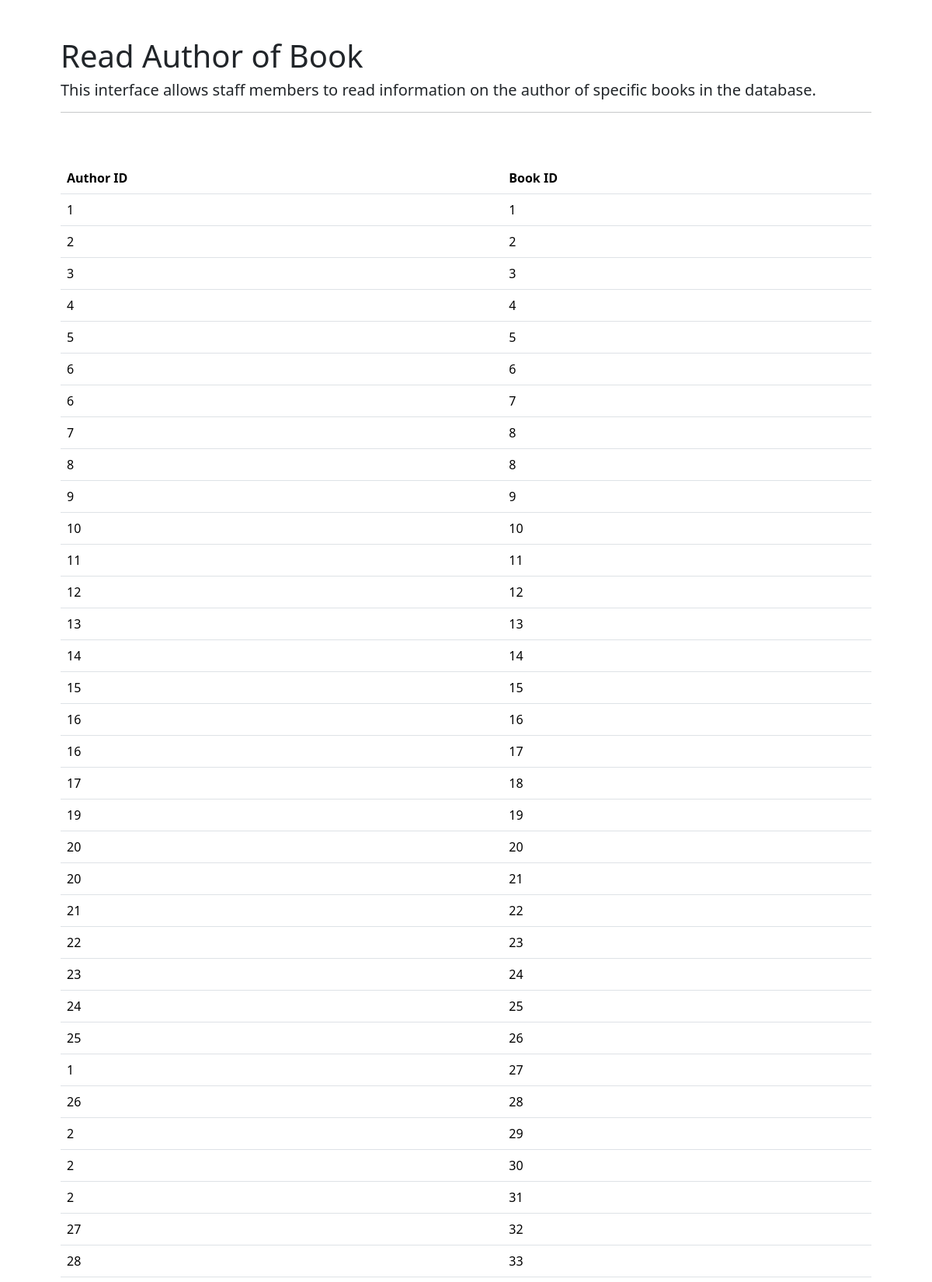
Page /final_project/read/reads_book_author.php (upper part) on the committed database.
### tables this page shows
CREATE TABLE book_author (
  fk_author_id INT NOT NULL,
  fk_book_id INT NOT NULL,
  PRIMARY KEY (fk_author_id, fk_book_id),
  FOREIGN KEY (fk_book_id)
      REFERENCES book(book_id),
  FOREIGN KEY (fk_author_id)
      REFERENCES author(author_id)
);

### final_project/read/reads_book_author.php (the view, shortened to what this page needs)
<?php
require_once '../connect.php';
$q1 = "SELECT * FROM book_author";
$stmt = $conn->prepare($q1);
$stmt->execute($i);
?>
<!DOCTYPE HTML>
<html>
    <head>
         <link href="https://cdn.jsdelivr.net/npm/bootstrap@5.3.8/dist/css/bootstrap.min.css" rel="stylesheet">
    </head>
    <body>
    <div class="container p-5">
        <h1>Read Author of Book</h1>
        <h5>This interface allows staff members to read information on the author of specific books in the database.</h5>
        <hr/>
        <br><br>
        <table class="table">
                <thead>
                    <tr>
                    <th>Author ID</th>
                    <th>Book ID</th>
                    </tr>
                </thead>
                <tbody>
                <?php
                    while($book_author = $stmt->fetch(PDO::FETCH_ASSOC)) { ?>
                    <tr>
                        <td><?php echo $book_author["fk_author_id"];?></td>
                        <td><?php echo $book_author["fk_book_id"];?></td>
                    </tr>
                <?php
                    } ?>
                </tbody>
                </table>
    </div>
    </body>
</html>

### rows in the picture
book_author: fk_author "1", fk_book "1"
book_author: fk_author "2", fk_book "2"
book_author: fk_author "3", fk_book "3"
book_author: fk_author "4", fk_book "4"
book_author: fk_author "5", fk_book "5"
book_author: fk_author "6", fk_book "6"
book_author: fk_author "6", fk_book "7"
book_author: fk_author "7", fk_book "8"
book_author: fk_author "8", fk_book "8"
book_author: fk_author "9", fk_book "9"
book_author: fk_author "10", fk_book "10"
book_author: fk_author "11", fk_book "11"
book_author: fk_author "12", fk_book "12"
book_author: fk_author "13", fk_book "13"
book_author: fk_author "14", fk_book "14"
book_author: fk_author "15", fk_book "15"
book_author: fk_author "16", fk_book "16"
book_author: fk_author "16", fk_book "17"
book_author: fk_author "17", fk_book "18"
book_author: fk_author "19", fk_book "19"
book_author: fk_author "20", fk_book "20"
book_author: fk_author "20", fk_book "21"
book_author: fk_author "21", fk_book "22"
book_author: fk_author "22", fk_book "23"
book_author: fk_author "23", fk_book "24"
book_author: fk_author "24", fk_book "25"
book_author: fk_author "25", fk_book "26"
book_author: fk_author "1", fk_book "27"
book_author: fk_author "26", fk_book "28"
book_author: fk_author "2", fk_book "29"
book_author: fk_author "2", fk_book "30"
book_author: fk_author "2", fk_book "31"
book_author: fk_author "27", fk_book "32"
book_author: fk_author "28", fk_book "33"
